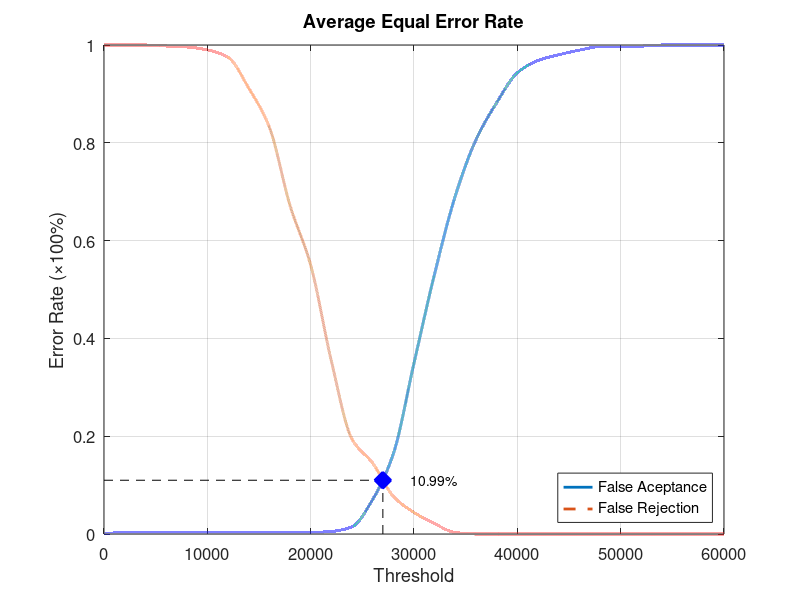
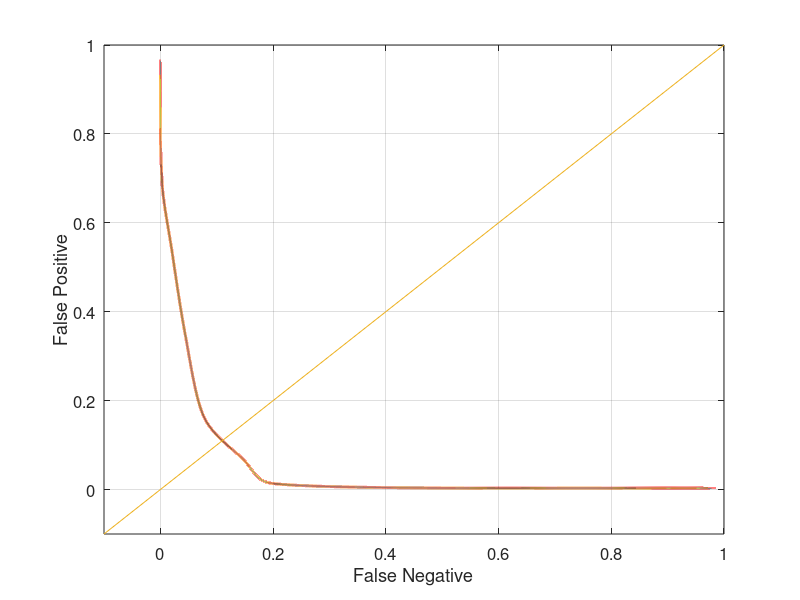

These charts were generated, in order, by the following MATLAB code:
function yEER = Database4Average
close all;
clear;
clc;
x = 0:2000:60000;
xq = 0:0.5:60000;

y0 = [0 0.0031579 0.0031579 0.0031579 0.0031579 0.0031579 0.0031579 0.0031579 0.0031579 0.0031579 0.0031579 0.00526316 0.0147368 0.0705263 0.164211 0.349474 0.532632 0.691579 0.806316 0.882105 0.943158 0.968421 0.98 0.989474 0.996842 0.997895 0.997895 1 1 1 1];
yy0 = interp1(x, y0, xq, 'pchip');
y1 = [1 1 1 0.998 0.996 0.99 0.975 0.912 0.832 0.672 0.55 0.354 0.194 0.145 0.077 0.044 0.021 0.003 0 0 0 0 0 0 0 0 0 0 0 0 0];
yy1 = interp1(x, y1, xq, 'pchip');

% Calculating EER: 
y2 = abs(y0 - y1);
find(y2 == min(y2))
yy2 = abs(yy0 - yy1);
xEER = find(yy2 == min(yy2));
xEERIndex = xq(xEER) % X-axis EER
yEER = yy0(xEER) % Y-axis EER

main = figure
plot(xq, yy0,'-','LineWidth', 2);	hold on
plot(xq, yy1,'--','LineWidth', 2);	hold on
plot([xEERIndex xEERIndex], [0 yEER], 'k--');	hold on
plot([0 xEERIndex], [yEER yEER], 'k--');	hold on
plot(xEERIndex, yEER, 'bx', 'LineWidth', 10);	hold on
text(xEERIndex + 10 * xEERIndex / 100, yEER, [num2str(round((10000 * yEER)) / 100) '%'])
legend('False Aceptance', 'False Rejection', 'Location', 'SouthEast')
xlabel('Threshold')
ylabel('Error Rate (\times100%)')
title('Average Equal Error Rate')
set(gca, 'FontSize', 12)
axis([0 60000 0 1])
grid on

print(main, 'Database4AverageMain', '-dpng');
FNRxFPR = figure('Color', [1 1 1]);
plot(yy1, yy0, '-', yy1, yy0, 'LineWidth', 2);
hold on
y = -0.1:0.1:1
plot(y, y); 
set(gca, 'FontSize', 12)
xlabel('False Negative')
ylabel('False Positive')
axis([-0.1 1 -0.1 1])
set(gca, 'FontSize', 12)
grid on

print(FNRxFPR, 'Database4AverageFNRxFPR','-dpng');
end
